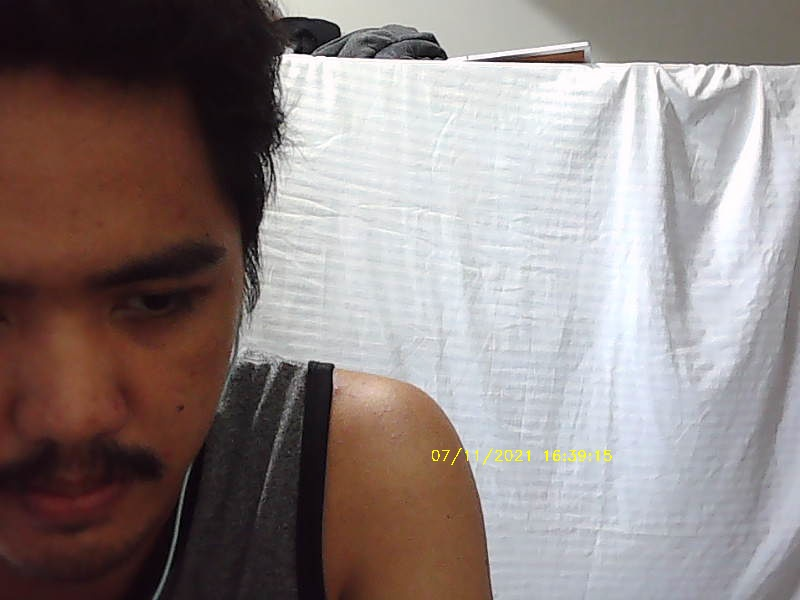
#> input picture Tutorials/Images/video.jpg, 800 x 600 px, given in place of the camera
$ python Skin_Segmentation.py   (older library calls are emulated)
#> lines starting #> are read from the running program, lines starting #| are printed output that depends on the picture; after the words box and inside, x2 and y2 are one past the last pixel; in counts of white or black regions, pixels touching at a corner belong together
#> further down, frame is the input picture: shape (600, 800, 3); mean B, G, R 130.7, 132.1, 143.3
### Application/utils.py
#####################################################################
# Author: Jerson Destacamento, Joshua Cruzat, Rocella Legaspi       #
# Date: October-December                                            #
# Program Title: utils.py                                           #
# Description: Contains all the utility functions needed for image  #
#              processings                                          #
# General System Design: Utility                                    #
# Data structures, Algorithms, Controls: List, Dictionary, File     #
#              Handling, Try Except                                 #
# Requirements: None		                                        #
#####################################################################

import cv2
import numpy as np
import matplotlib.pyplot as plt


def resize_image(src_img, height=224, width=224, xScale=0, yScale=0):
    """ Returns an image with dimension height by width. """
    return cv2.resize(src_img, (height, width), fx=xScale, fy=yScale, interpolation=cv2.INTER_AREA)


# [11 lines left out: functions show_image, show_plt_image, not called in this run]


def convert_to_grayscale(src_img):
    """ Convert image into grayscale. """
    return cv2.cvtColor(src_img, cv2.COLOR_BGR2GRAY)


def get_thresh(src_img):
    """ Returns the image in binary using Otsu's binarization. """
    return cv2.threshold(src_img, 0, 255, cv2.THRESH_BINARY + cv2.THRESH_OTSU)


def morph_image(src_img, method=cv2.MORPH_CLOSE, kernel=(5, 5)):
    """ Returns an image with morphological transformation using MORPH_CLOSE. """
    kernel = cv2.getStructuringElement(cv2.MORPH_ELLIPSE, kernel)
    return cv2.morphologyEx(src_img, method, kernel)


def get_edges(src_img, th1=150, th2=210):
    """ Get edges using Canny Edge Detection """
    return cv2.Canny(src_img, th1, th2)


def get_contours(img, mode=cv2.RETR_EXTERNAL, method=cv2.CHAIN_APPROX_SIMPLE):
    """ Calculate the contours of an image. """
    return cv2.findContours(img.copy(), mode, method)


# [5 lines left out: function get_bounding_rect, not called in this run]


def draw_contours(src_img, contours):
    """ Draw contours into an image. """
    return cv2.drawContours(src_img, contours, -1, (255, 255, 255), 2)


def variance_of_laplacian(image):
    """ Computes the Laplacian and returns the focus measure which is simply the variance of the Laplacian"""
    return cv2.Laplacian(image, cv2.CV_64F).var()


# [9 lines left out: function draw_convex_hull, not called in this run]


def skin_segmentation(src_img):
    """ Apply Skin Segmentation"""
    # YCrCb pixel upper and lower boundaries
    YCbCr_lower = np.array([0, 135, 85], np.uint8)
    YCbCr_upper = np.array([255, 180, 135], np.uint8)

    # Convert bgr to YCbCr color space
    img_YCbCr = cv2.cvtColor(src_img, cv2.COLOR_BGR2YCrCb)
#> img_YCbCr: shape (600, 800, 3); mean of channels 0, 1, 2 135.3, 133.7, 125.4

    # Determine the intensities of YCbCr pixel intensities that fall inside the upper and lower boundaries
    YCrCb_mask = cv2.inRange(img_YCbCr, YCbCr_lower, YCbCr_upper)
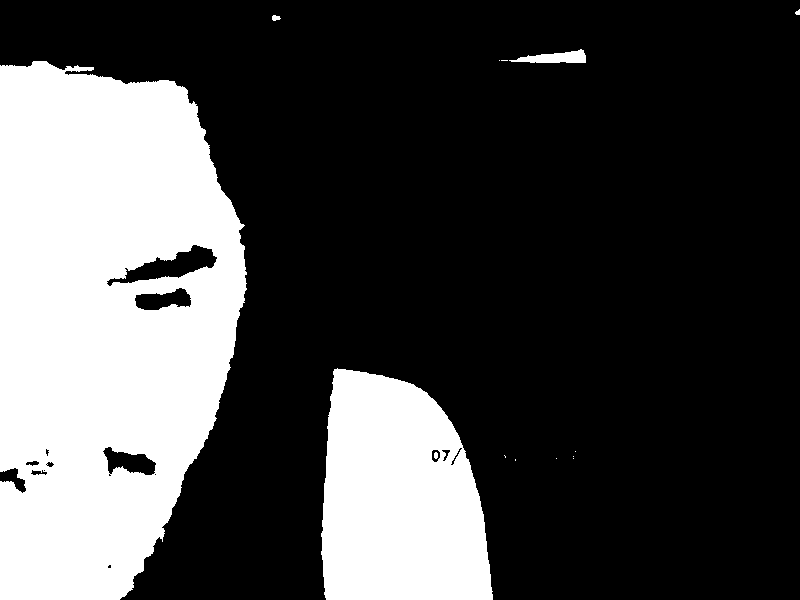
#> YCrCb_mask: shape (600, 800); 28.6% white; 14 white regions (8 under 20 px), largest, box (x1, y1, x2, y2) and area: (0, 61, 247, 600) 104651, (321, 368, 493, 600) 32078, (509, 49, 586, 63) 629, (272, 15, 281, 21) 39, (434, 452, 438, 459) 24, (795, 9, 800, 15) 21

    # Apply open morphological transformation
    YCrCb_mask = morph_image(YCrCb_mask, method=cv2.MORPH_OPEN, kernel=(5, 5))
#> in morph_image, `return cv2.morphologyEx(src_img, method, kernel)`: returned value: shape (600, 800); 28.6% white; 6 white regions (1 under 20 px), largest, box (x1, y1, x2, y2) and area: (0, 61, 247, 600) 104443, (321, 368, 493, 600) 32052, (518, 49, 586, 63) 607, (67, 66, 82, 72) 63, (272, 15, 278, 21) 28

    # Apply close morphological transformation
    YCrCb_mask = morph_image(YCrCb_mask, method=cv2.MORPH_CLOSE, kernel=(9, 9))
#> in morph_image (call 2), `return cv2.morphologyEx(src_img, method, kernel)`: returned value: shape (600, 800); 28.7% white; 5 white regions (1 under 20 px), largest, box (x1, y1, x2, y2) and area: (0, 61, 247, 600) 105003, (321, 368, 493, 600) 32215, (518, 49, 586, 63) 608, (272, 15, 278, 21) 28

    # Apply Dilation
    kernel = cv2.getStructuringElement(cv2.MORPH_ELLIPSE, (3, 3))
    YCrCb_mask = cv2.dilate(YCrCb_mask, kernel, iterations=2)
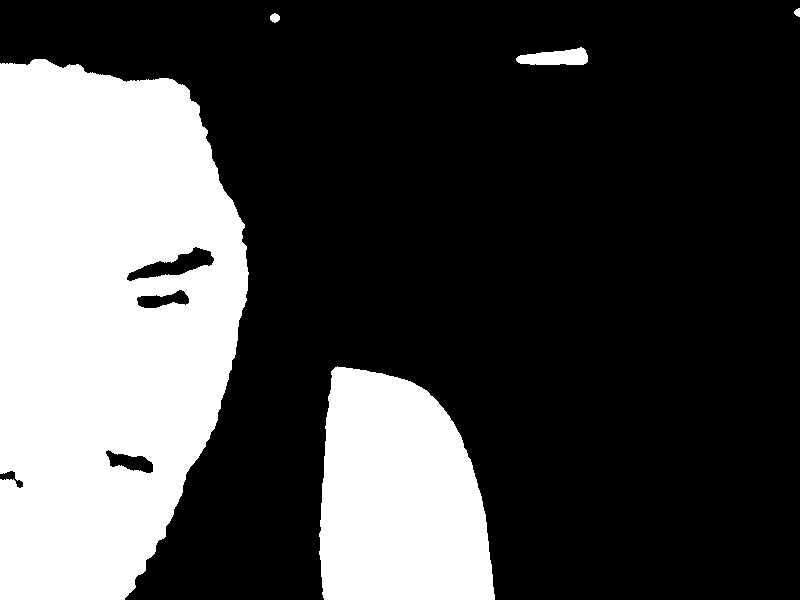
#> YCrCb_mask: shape (600, 800); 29.5% white; 5 white regions, box (x1, y1, x2, y2) and area: (0, 59, 249, 600) 107465, (319, 366, 495, 600) 33283, (516, 47, 588, 65) 910, (270, 13, 280, 23) 72, (794, 8, 800, 17) 40

    # Blur image to lessen noise
    YCrCb_mask_blur = cv2.medianBlur(YCrCb_mask, 21)
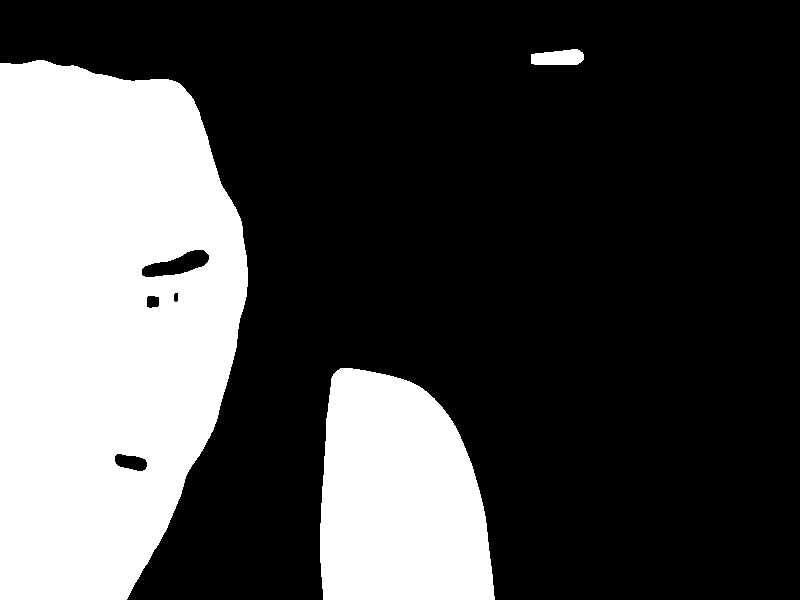
#> YCrCb_mask_blur: shape (600, 800); 29.6% white; 3 white regions, box (x1, y1, x2, y2) and area: (0, 60, 248, 600) 108361, (320, 368, 495, 600) 33198, (531, 49, 584, 65) 701

    # Apply mask to the frame
    return cv2.bitwise_and(src_img.copy(), src_img.copy(), mask=YCrCb_mask_blur)
#> returned value: shape (600, 800, 3)


# [17 lines left out: functions preprocess_image, detect_blur, not called in this run]


def detect_blur2(src_img):
    focus_measure = variance_of_laplacian(src_img)
    return focus_measure


# [30 lines left out: function detect_blur_fft, not called in this run]

### Tutorials/Skin_Segmentation.py
import cv2
import numpy as np
import Application.utils as utils

cap = cv2.VideoCapture(0)
ret = cap.set(3, 720)
ret = cap.set(4, 480)

while cap.isOpened():
    _, frame = cap.read()
    if not _:
        print("Ignoring empty camera frame.")
        continue;

    frame = cv2.bilateralFilter(frame, 5, 50, 100)
    # cv2.rectangle(frame, )

    blank = np.zeros(frame.shape, dtype='uint8')
    skin_mask = utils.skin_segmentation(frame)

    gray_img = cv2.cvtColor(skin_mask, cv2.COLOR_BGR2GRAY)
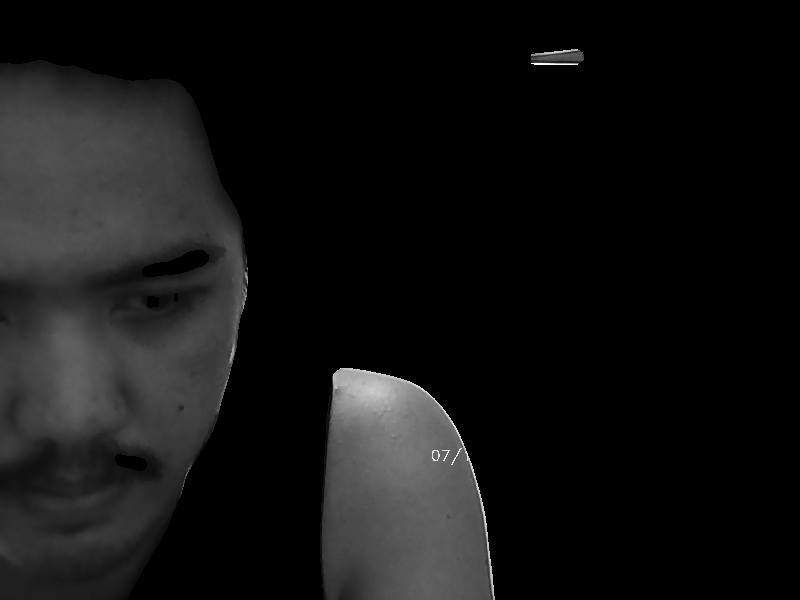
#> gray_img: shape (600, 800); min 0, max 253, mean 19.1
    blur_img = cv2.GaussianBlur(gray_img, (3, 3), 0)
    _, th = cv2.threshold(blur_img, 0, 255, cv2.THRESH_BINARY + cv2.THRESH_OTSU)
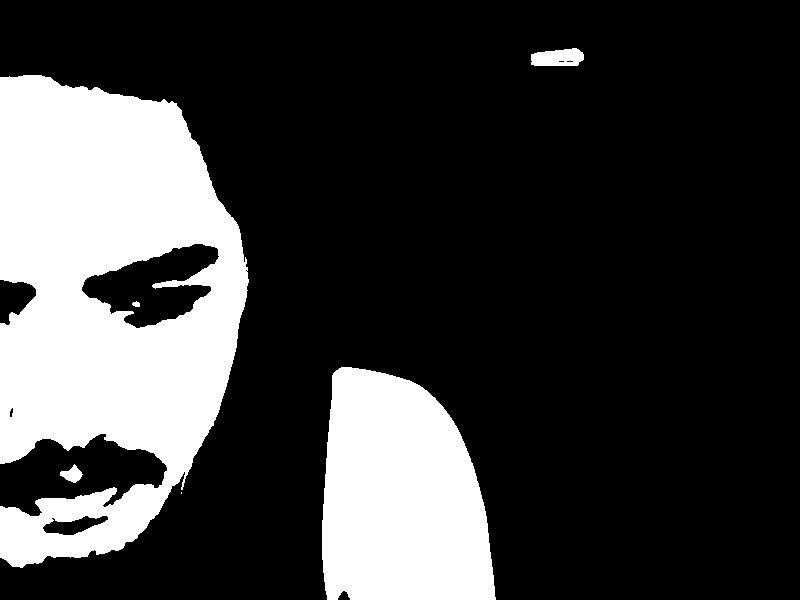
#> th: shape (600, 800); 24.1% white; 6 white regions (1 under 20 px), largest, box (x1, y1, x2, y2) and area: (0, 75, 249, 568) 81615, (322, 367, 496, 600) 32912, (531, 48, 584, 66) 772, (60, 464, 83, 483) 236, (132, 301, 140, 307) 35

    # Apply Morph Close
    morph = utils.morph_image(th, kernel=(5, 5))
#> in morph_image (call 3), `return cv2.morphologyEx(src_img, method, kernel)`: returned value: shape (600, 800); 24.1% white; 5 white regions, box (x1, y1, x2, y2) and area: (0, 75, 249, 568) 81768, (322, 367, 496, 600) 32913, (531, 48, 584, 66) 784, (60, 464, 83, 483) 237, (132, 301, 140, 307) 35

    # Apply Canny Edge
    edges = utils.get_edges(morph)
#> in get_edges, `return cv2.Canny(src_img, th1, th2)`:
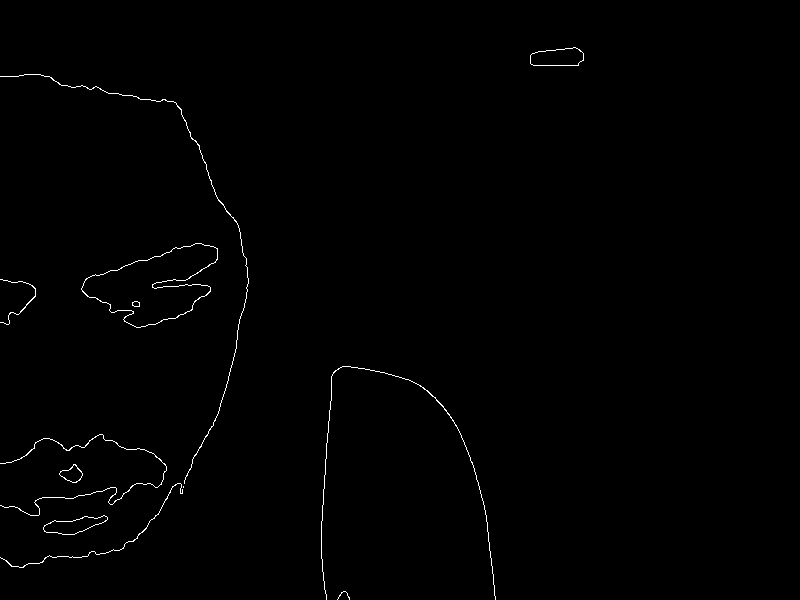
#> returned value: shape (600, 800); 0.59% white in thin lines or dots, all inside (x1, y1, x2, y2) = (0, 47, 584, 600)

    # Get Contours
    contours, hierarchy = utils.get_contours(edges)
#> contours = 11 contours, 3 with area under 20; largest, box (x1, y1, x2, y2) and area: (81, 243, 218, 328) 6230, (530, 47, 584, 66) 778, (43, 515, 108, 535) 660, (59, 464, 83, 483) 244, (0, 74, 249, 484) 46, (0, 434, 167, 516) 44, (321, 366, 496, 600) 28, (0, 483, 183, 568) 28
    blank = utils.draw_contours(blank, contours)
#> in draw_contours, `return cv2.drawContours(src_img, contours, -1, (255, 255, 255), 2)`: returned value: shape (600, 800, 3); 2% white; 9 white regions, largest, box (x1, y1, x2, y2) and area: (0, 73, 250, 569) 2945, (320, 365, 497, 600) 1850, (80, 242, 219, 329) 1635

    # rectangle = utils.get_bounding_rect()
    # x, y, w, h = cv2.boundingRect(contours)
    # cv2.rectangle(frame, (x, y), (x+w, y+h), (0, 0, 255), 2)

    # Normalize img
    norm_img = blank.astype('float32')
    norm_img /= 255
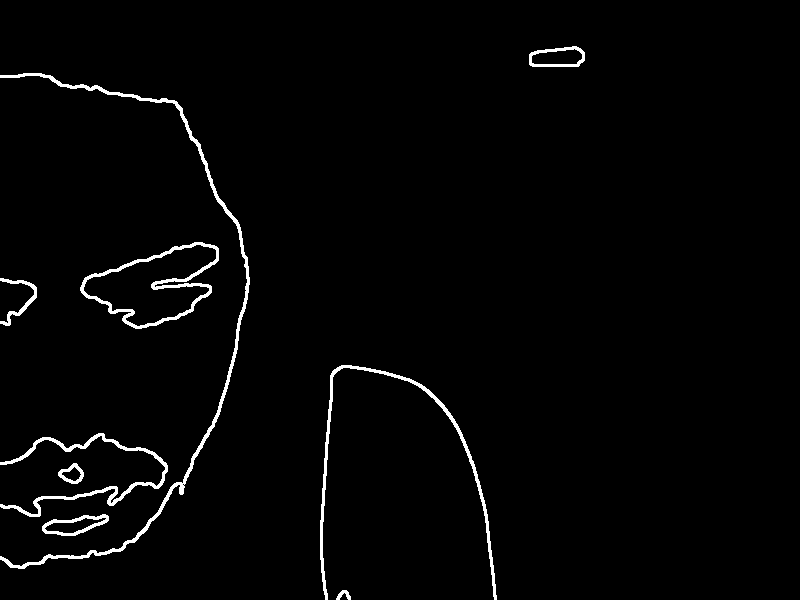
#> norm_img: shape (600, 800, 3) float32; values 0 (black) and 1 (white), 2% white; 9 white regions, largest, box (x1, y1, x2, y2) and area: (0, 73, 250, 569) 2945, (320, 365, 497, 600) 1850, (80, 242, 219, 329) 1635

    # [9 lines of commented-out code are left out]

    cv2.imshow('Original', frame)
    cv2.imshow('Skin Mask', skin_mask)
    cv2.imshow('Threshold', th)
    cv2.imshow('Contours', blank)
    cv2.imshow('Edges', edges)
    cv2.imshow('Normalized', norm_img)
    if cv2.waitKey(5) & 0xFF == 27:
#> (key Esc is pressed here)
        break

cap.release()
cv2.destroyAllWindows()
